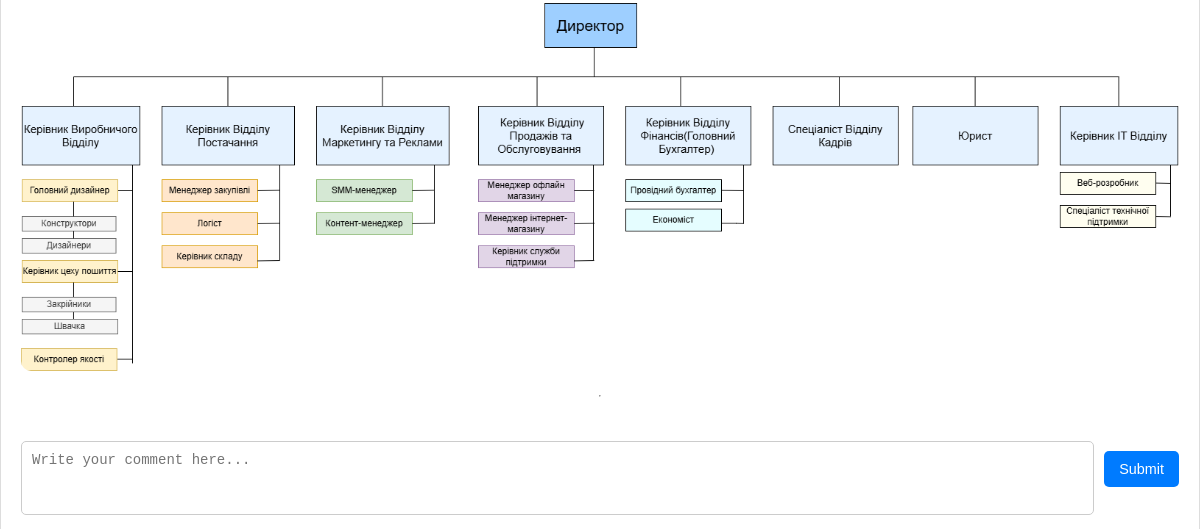
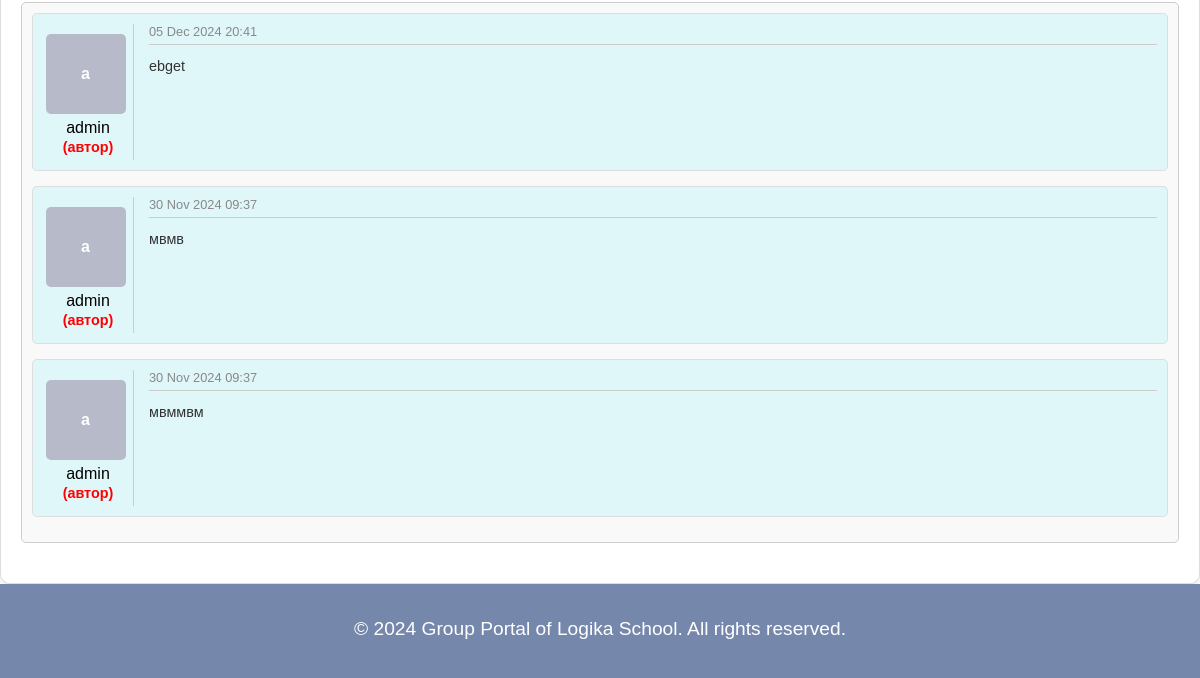
The page /forum-post/6/ (signed in, lower part) on the database as committed earlier (2 pictures, top to bottom).
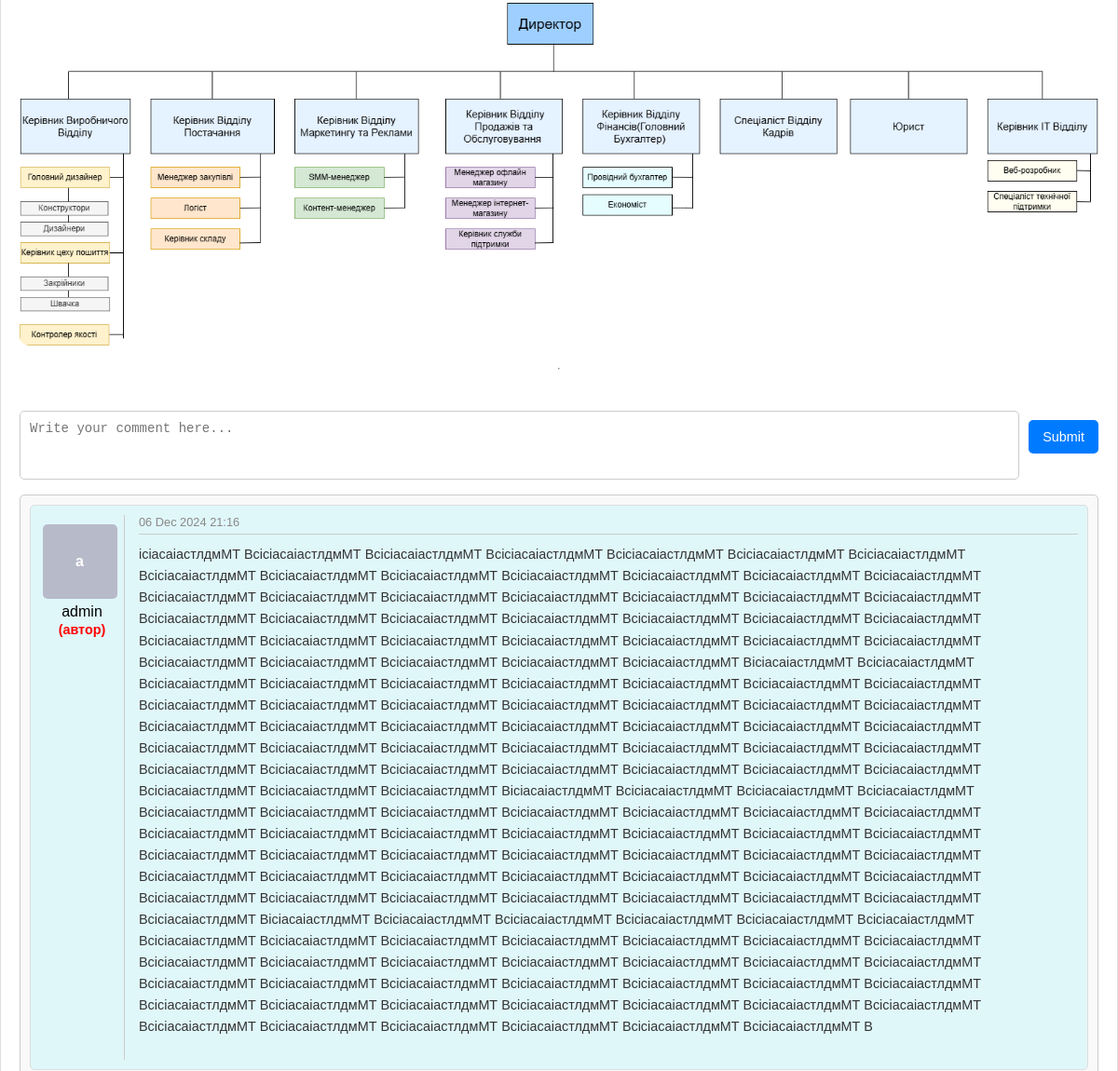
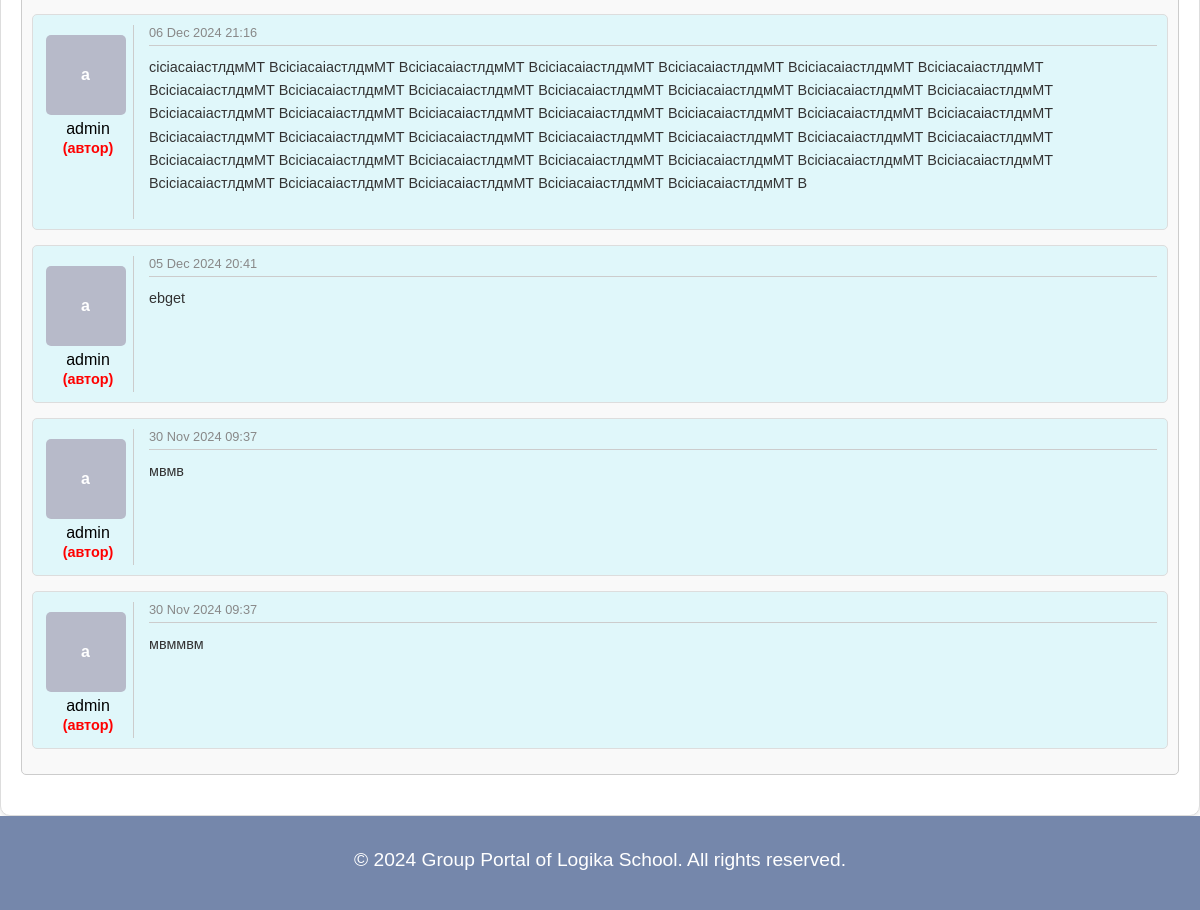
The same page on the database as committed later (2 pictures, top to bottom).
### portal/models.py (models this page shows, shortened)
class ForumPost(models.Model):
    category = models.ForeignKey(ForumCategory, on_delete=models.CASCADE, related_name='forum_posts')
    author = models.ForeignKey(User, on_delete=models.CASCADE, related_name='forum_posts')
    title = models.CharField(max_length=255)
    text = models.TextField()
    image = models.ImageField(upload_to='forum_posts/images/', blank=True, null=True)
    video = models.FileField(upload_to='forum_posts/videos/', blank=True, null=True)
    created_at = models.DateTimeField(auto_now_add=True)
    comments = GenericRelation(Comment)

class Comment(models.Model):
    user = models.ForeignKey(User, on_delete=models.CASCADE)
    content_type = models.ForeignKey(ContentType, on_delete=models.CASCADE)
    object_id = models.PositiveIntegerField()
    content_object = GenericForeignKey('content_type', 'object_id')
    text = models.TextField()
    created_at = models.DateTimeField(auto_now_add=True)

### portal/views.py (the view, shortened to what this page needs)
# urls.py: path('forum-post/<int:pk>/', views.ForumPostDetailView.as_view(), name='forum_post_detail'),
class ForumPostDetailView(LoginRequiredMixin,FormMixin, DetailView):
    model = ForumPost
    template_name = 'portal/forum/forum_post_detail.html'
    context_object_name = 'forum_posts'
    form_class = CommentForm
    def get_context_data(self, **kwargs):
        context = super().get_context_data(**kwargs)
        context['form'] = self.get_form()
        context['comments'] = self.object.comments.all().order_by('-created_at')
        return context

### portal/forms.py
class CommentForm(forms.ModelForm):
    class Meta:
        model = Comment
        fields = ['text']
        widgets = {
            'text': forms.Textarea(attrs={'placeholder': 'Write your comment here...', 'rows': 3})
        }

### portal/context_processors.py (called while the page is built)
def profile_photo_context(request):
    profile_photo = None
    if request.user.is_authenticated:
        profile_photo = ProfilePhoto.objects.filter(user=request.user).first()
    return {'profile_photo': profile_photo}

### portal/templatetags/has_permission.py (called while the page is built, shortened)
@register.filter
def has_permission(current_user, target_user):
    if current_user.is_superuser:
        return True

### templates/portal/forum/forum_post_detail.html (shortened to what this page needs)
{% extends 'base.html' %}
{% load static %}
{% load has_permission %}
{% block content %}
<link rel="stylesheet" href="{% static 'forum_posts_detail.css' %}">
<div class="main-container">
    <div class="post-content">
        <h3>{{ object.title }}</h1>
        <div class="media-container">
            {% if object.image %}
                <img src="{{ object.image.url }}" alt="Post Image">
            {% endif %}
        </div>
    </div>
    <hr class="sector-divider">
    <div class="comment-form-container">
        <form id="comment-form" method="post" action="{% url 'add_comment' object.id %}" class="comment-form">
            <textarea id="comment-textarea" name="text" placeholder="Write your comment here..." required></textarea>
            <button type="submit" class="btn">Submit</button>
        </form>
    </div>
    <div class="comments-list" id="comments-list">
        {% for comment in comments %}
            <div class="comment-block {% if comment.user == request.user %}current-user{% endif %}">
                <div class="comment-left">
                        {% if profile_photo and profile_photo.photo %}
                        <img src="{{ profile_photo.photo.url }}?{{ profile_photo.updated_at }}" alt="Profile Photo" class="profile-photo-pr">
                        {% else %}
                            <div class="user-icon-profile" style="background-color: {{ user.profile_color.color|default:'#cccccc' }};">
                                {% if user.first_name and user.last_name %}
                                    {{ user.first_name|slice:":1" }}{{ user.last_name|slice:":1" }}
                                {% else %}
                                    {{ user.username|slice:":1" }}
                                {% endif %}
                            </div>
                        {% endif %}
                        <span class="comment-author">{{ comment.user.username }}</span>
                        {% if comment.user == object.author %}
                            <span class="author-badge">(автор)</span>
                        {% endif %}
                </div>
                <div class="comment-right">
                    <div class="comment-date">{{ comment.created_at|date:"d M Y H:i" }}</div>
                    <p class="comment-text">{{ comment.text }}</p>
                </div>
            </div>
        {% empty %}
            <p>No comments yet.</p>
        {% endfor %}
    </div>
</div>
{% endblock %}

### templates/base.html (shortened to what this page needs)
<!DOCTYPE html>
<html lang="en">
<head>
    {% load static %}
    <link rel="stylesheet" href="{% static 'base.css' %}">
</head>
<body>
    <div class="wrapper">
    <main >
        {% block content %}
        {% endblock %}
    </main>
    <footer>
        <p>&copy; 2024 Group Portal of Logika School. All rights reserved.</p>
    </footer>
</div>
</body>
</html>

### static/base.css (style rules this page uses)
body, html { margin: 0; padding: 0; font-family: Arial, sans-serif; height: 100%; display: flex; flex-direction: column; }
.wrapper { display: flex; flex-direction: column; min-height: 120vh; }
main { flex: 1; display: flex; background-color: #fff; margin: 0; }
footer { background-color: rgb(117, 135, 171); color: #fff; text-align: center; padding: 10px 0; }

### static/forum_posts_detail.css (style rules this page uses)
.main-container { display: flex; flex-direction: column; gap: 1rem; max-width: 1300px; width: 1300px; margin: 0 auto; padding: 20px; background-color: #fff; border: 1px solid #ddd; border-radius: 10px; box-shadow: 0 2px 5px rgba(0, 0, 0, 0.1); }
h3 { font-size: 1.5rem; color: #080909; margin-bottom: 1rem; }
p { font-size: 1.2rem; line-height: 1.6; margin-bottom: 1.5rem; }
.user-icon-profile { width: 50px; height: 50px; border-radius: 50%; display: flex; align-items: center; justify-content: center; color: white; font-weight: bold; font-size: 18px; }
.post-content { margin-top: 20px; }
.media-container { display: flex; flex-direction: column; gap: 1rem; max-width: 100%; }
.media-container img, .media-container video { max-width: 100%; height: auto; border-radius: 10px; display: block; margin: 0 auto; }
.comment-form-container { margin-top: 20px; }
.comment-form { display: flex; gap: 10px; align-items: flex-start; }
.comment-form textarea { flex-grow: 1; height: 30px; resize: none; overflow: hidden; padding: 10px; border: 1px solid #ccc; border-radius: 5px; font-size: 14px; transition: height 0.2s ease; }
.comment-form .btn { margin-top: 10px; background-color: #007bff; color: white; padding: 10px 15px; border: none; border-radius: 5px; cursor: pointer; font-size: 0.9em; }
.comments-list { max-height: 300px; max-height: none; overflow: visible; margin-bottom: 20px; border: 1px solid #ccc; border-radius: 5px; padding: 10px; background-color: #f9f9f9; }
.comment-block { display: flex; gap: 15px; background-color: #f9f9f9; border: 1px solid #ddd; border-radius: 5px; padding: 10px; margin-bottom: 15px; }
.comment-block .comment-left { display: flex; flex-direction: column; align-items: center; width: 80px; border-right: 1px solid #ccc; padding: 5px; }
.comment-block .comment-right { flex-grow: 1; display: flex; flex-direction: column; }
.comment-block .comment-right .comment-date { font-size: 0.8em; color: #888; margin-bottom: 5px; border-bottom: 1px solid #ccc; padding-bottom: 5px; }
.comment-block .comment-right .comment-text { font-size: 0.9em; color: #333; margin-top: 5px; }
.current-user { background-color: #e0f7fa; }
.comment-left .user-icon-profile { width: 80px; height: 80px; display: flex; align-items: center; justify-content: center; border-radius: 5px; font-size: 1rem; font-weight: bold; color: #fff; margin: 5px; margin-right: 10px; }
.author-badge { display: block; font-size: 0.9em; color: red; font-weight: bold; margin-top: 2px; }

Rows that differ between the two databases and show on the page:
added Comment: {{ user.username|slice:":1" }} "a", user.username "admin", shows "(автор)", created_at "06 Dec 2024 21:16", text "ісіасаіастлдмМТ ВсісіасаіастлдмМТ ВсісіасаіастлдмМТ ВсісіасаіастлдмМТ ВсісіасаіастлдмМТ ВсісіасаіастлдмМТ ВсісіасаіастлдмМТ ВсісіасаіастлдмМТ ВсісіасаіастлдмМТ ВсісіасаіастлдмМТ ВсісіасаіастлдмМТ ВсісіасаіастлдмМТ ВсісіасаіастлдмМТ ВсісіасаіастлдмМТ ВсісіасаіастлдмМТ ВсісіасаіастлдмМТ ВсісіасаіастлдмМТ ВсісіасаіастлдмМТ ВсісіасаіастлдмМТ ВсісіасаіастлдмМТ ВсісіасаіастлдмМТ ВсісіасаіастлдмМТ ВсісіасаіастлдмМТ ВсісіасаіастлдмМТ ВсісіасаіастлдмМТ ВсісіасаіастлдмМТ ВсісіасаіастлдмМТ ВсісіасаіастлдмМТ ВсісіасаіастлдмМТ ВсісіасаіастлдмМТ ВсісіасаіастлдмМТ ВсісіасаіастлдмМТ ВсісіасаіастлдмМТ ВсісіасаіастлдмМТ ВсісіасаіастлдмМТ ВсісіасаіастлдмМТ ВсісіасаіастлдмМТ ВсісіасаіастлдмМТ ВсісіасаіастлдмМТ…"
added Comment: {{ user.username|slice:":1" }} "a", user.username "admin", shows "(автор)", created_at "06 Dec 2024 21:16", text "сісіасаіастлдмМТ ВсісіасаіастлдмМТ ВсісіасаіастлдмМТ ВсісіасаіастлдмМТ ВсісіасаіастлдмМТ ВсісіасаіастлдмМТ ВсісіасаіастлдмМТ ВсісіасаіастлдмМТ ВсісіасаіастлдмМТ ВсісіасаіастлдмМТ ВсісіасаіастлдмМТ ВсісіасаіастлдмМТ ВсісіасаіастлдмМТ ВсісіасаіастлдмМТ ВсісіасаіастлдмМТ ВсісіасаіастлдмМТ ВсісіасаіастлдмМТ ВсісіасаіастлдмМТ ВсісіасаіастлдмМТ ВсісіасаіастлдмМТ ВсісіасаіастлдмМТ ВсісіасаіастлдмМТ ВсісіасаіастлдмМТ ВсісіасаіастлдмМТ ВсісіасаіастлдмМТ ВсісіасаіастлдмМТ ВсісіасаіастлдмМТ ВсісіасаіастлдмМТ ВсісіасаіастлдмМТ ВсісіасаіастлдмМТ ВсісіасаіастлдмМТ ВсісіасаіастлдмМТ ВсісіасаіастлдмМТ ВсісіасаіастлдмМТ ВсісіасаіастлдмМТ ВсісіасаіастлдмМТ ВсісіасаіастлдмМТ ВсісіасаіастлдмМТ…"
